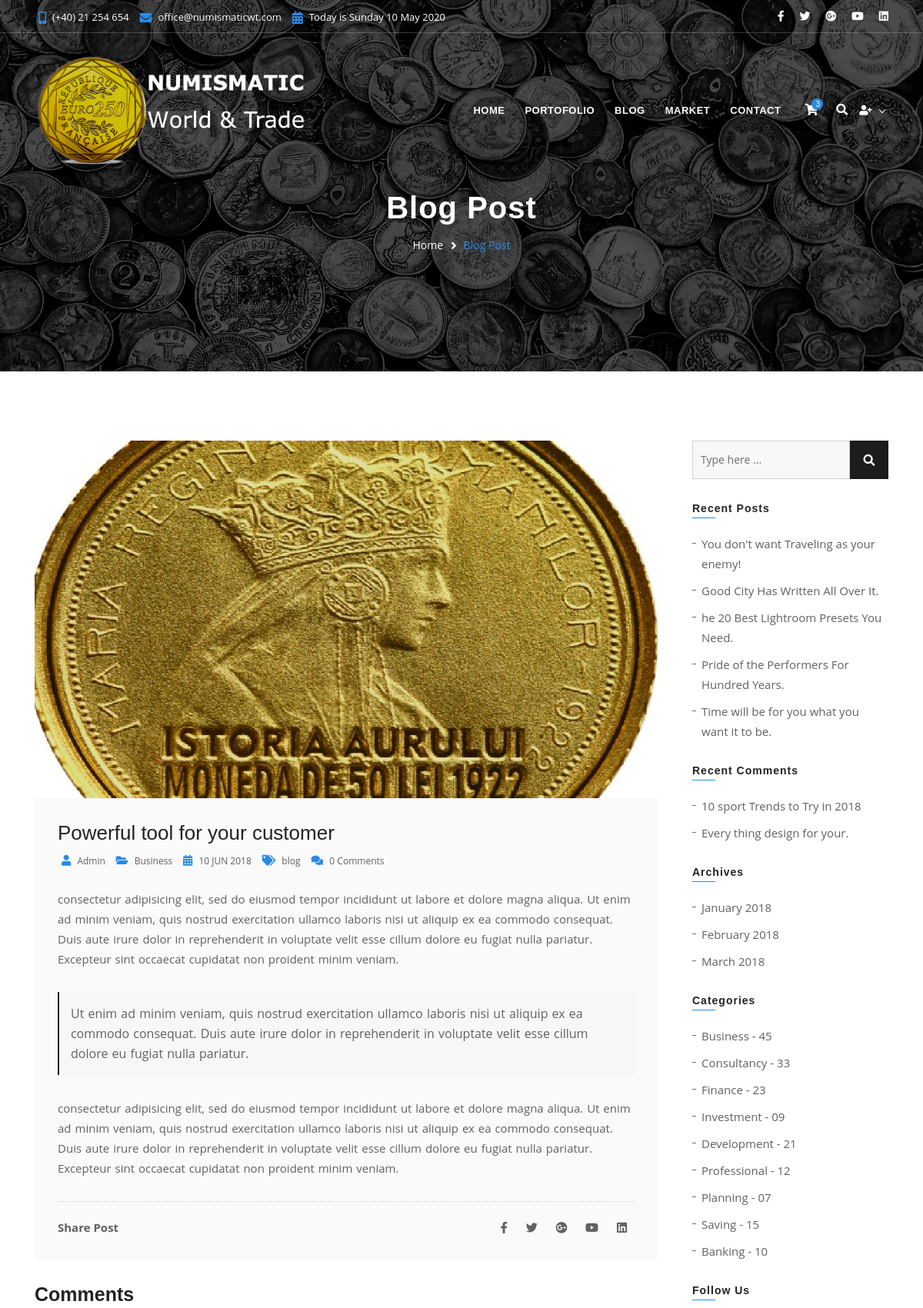
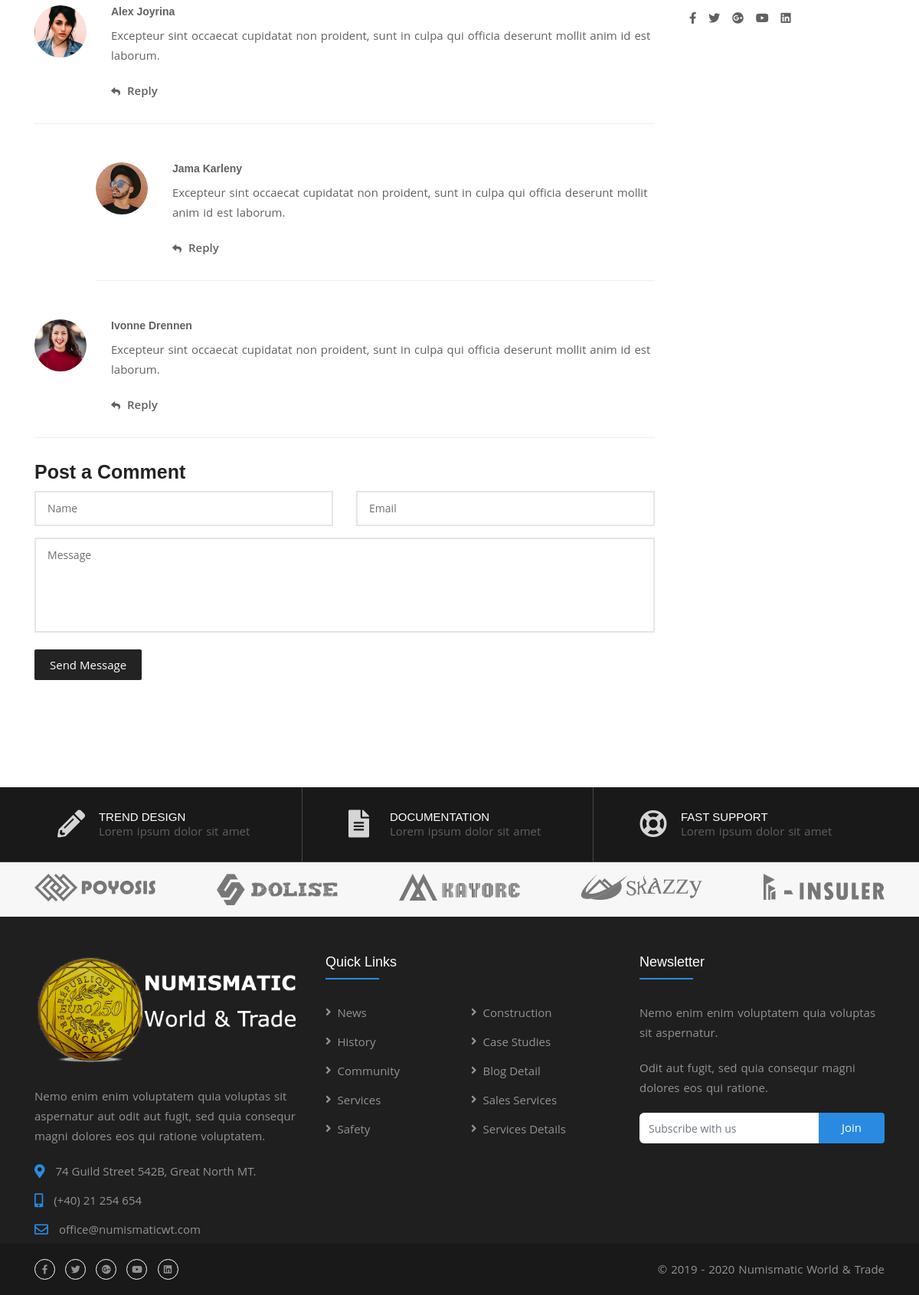
Page /blog-post.php on the committed database (2 pictures, top to bottom).
### tables this page shows
CREATE TABLE `menu_items` (
  `id` smallint(6) NOT NULL,
  `menu_id` tinyint(4) NOT NULL,
  `parent_id` tinyint(3) NOT NULL DEFAULT '0',
  `url` varchar(512) NOT NULL,
  `text` char(60) DEFAULT NULL,
  `icon` char(50) DEFAULT NULL,
  `created_at` datetime NOT NULL DEFAULT CURRENT_TIMESTAMP,
  `updated_at` datetime NOT NULL DEFAULT CURRENT_TIMESTAMP ON UPDATE CURRENT_TIMESTAMP
);

CREATE TABLE `partners` (
  `id` smallint(50) NOT NULL,
  `item_logo` char(100) NOT NULL,
  `created_at` datetime NOT NULL DEFAULT CURRENT_TIMESTAMP,
  `updated_at` datetime NOT NULL DEFAULT CURRENT_TIMESTAMP ON UPDATE CURRENT_TIMESTAMP
);

### lib/social-media.php (called while the page is built)
<?php
$media = 'WHERE `parent_id` = 1';
getLinksFromDB($conn, "menu_items", '<li><a href="', 'url', '"><i class="',$media,'icon','"></i></a></li>');
?>

### lib/functions.php (the view, shortened to what this page needs)
<?php
function lnk(string $uri): string
{
    return BASE_URL . $uri;
}
function buildHeadLinks(array $menuLnk, bool $includeHomeLink = true): string
{
    $headLinks = "<ul>";
    if ($includeHomeLink) {
        $headLinks .= '<li><a href="' . lnk("index.php") . '">Home</a></li>' . PHP_EOL;
    }
    foreach ($menuLnk as $title => $link) {
        if ($link == "javascript:void(0)") {
            $headLinks .= '<li><a href="javascript:void(0)">' . $title . '</a></li>' . PHP_EOL;
        } else {
            $headLinks .= "<li><a href='" . lnk($link) . "'>{$title}</a></li>" . PHP_EOL;
        }
    }
    return $headLinks . "</ul>";
}
function getLinksFromDB(mysqli $conn,
                        string $table,
                        string $text1,
                        string $type1,
                        string $text2,
                        string $index = '',
                        string $type2 = '',
                        string $text3 = ''): void
{
    $sqlQuery = "SELECT * FROM `{$table}` {$index}";
    $result = mysqli_query($conn, $sqlQuery);
    $items = mysqli_fetch_all($result, MYSQLI_ASSOC);
    foreach ($items as $column):
        echo $text1 . $column["$type1"] . $text2 . ($column["$type2"] ?? '') . $text3 . PHP_EOL;
    endforeach;
}

### rows in the picture
menu_items: text "HOME"
menu_items: text "PORTOFOLIO"
menu_items: text "BLOG"
menu_items: text "MARKET"
menu_items: text "CONTACT"
partners: item_logo (picture)
partners: item_logo (picture)
partners: item_logo (picture)
partners: item_logo (picture)
partners: item_logo (picture)
menu_items: text "News"
menu_items: text "History"
menu_items: text "Community"
menu_items: text "Services"
menu_items: text "Safety"
menu_items: text "Construction"
menu_items: text "Case Studies"
menu_items: text "Blog Detail"
menu_items: text "Sales Services"
menu_items: text "Services Details"

### other values in the picture
$pageTitle "Blog Post"
$title "Blog Post"
